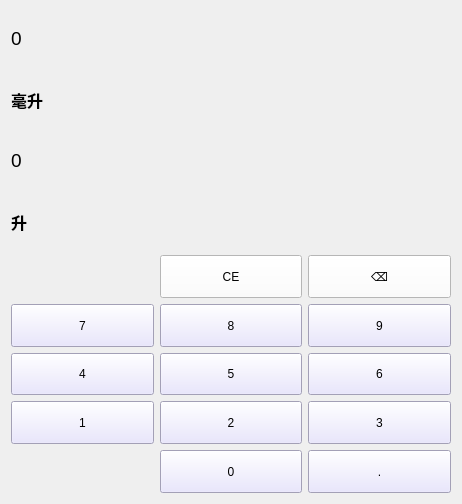
<?xml version="1.0" encoding="UTF-8"?>
<ui version="4.0">
 <class>Volume</class>
 <widget class="QWidget" name="Volume">
  <property name="geometry">
   <rect>
    <x>0</x>
    <y>0</y>
    <width>462</width>
    <height>504</height>
   </rect>
  </property>
  <property name="windowTitle">
   <string>Form</string>
  </property>
  <layout class="QVBoxLayout" name="verticalLayout_2">
   <item>
    <layout class="QVBoxLayout" name="verticalLayout">
     <item>
      <widget class="QLabel" name="labelML">
       <property name="font">
        <font>
         <family>Arial</family>
         <pointsize>14</pointsize>
        </font>
       </property>
       <property name="text">
        <string>0</string>
       </property>
      </widget>
     </item>
     <item>
      <widget class="QLabel" name="label_2">
       <property name="font">
        <font>
         <family>微软雅黑</family>
         <pointsize>12</pointsize>
         <weight>75</weight>
         <bold>true</bold>
        </font>
       </property>
       <property name="text">
        <string>毫升</string>
       </property>
      </widget>
     </item>
     <item>
      <widget class="QLabel" name="labelL">
       <property name="font">
        <font>
         <family>Arial</family>
         <pointsize>14</pointsize>
        </font>
       </property>
       <property name="text">
        <string>0</string>
       </property>
      </widget>
     </item>
     <item>
      <widget class="QLabel" name="label">
       <property name="font">
        <font>
         <family>微软雅黑</family>
         <pointsize>12</pointsize>
         <weight>75</weight>
         <bold>true</bold>
        </font>
       </property>
       <property name="text">
        <string>升</string>
       </property>
      </widget>
     </item>
    </layout>
   </item>
   <item>
    <layout class="QGridLayout" name="gridLayout_2">
     <item row="2" column="0">
      <widget class="QPushButton" name="btnNum4">
       <property name="sizePolicy">
        <sizepolicy hsizetype="Minimum" vsizetype="Minimum">
         <horstretch>0</horstretch>
         <verstretch>0</verstretch>
        </sizepolicy>
       </property>
       <property name="styleSheet">
        <string notr="true">QPushButton{
	font: 25 18pt &quot;Bahnschrift Light&quot;;
	background-color: rgb(228, 224, 255);
}

QPushButton::hover{
	background-color: rgb(177, 171, 255);
	color:black;
}

QPushButton::pressed{
	background-color: rgb(255, 255, 255);
	color:black;
}</string>
       </property>
       <property name="text">
        <string>4</string>
       </property>
      </widget>
     </item>
     <item row="3" column="0">
      <widget class="QPushButton" name="btnNum1">
       <property name="sizePolicy">
        <sizepolicy hsizetype="Minimum" vsizetype="Minimum">
         <horstretch>0</horstretch>
         <verstretch>0</verstretch>
        </sizepolicy>
       </property>
       <property name="styleSheet">
        <string notr="true">QPushButton{
	font: 25 18pt &quot;Bahnschrift Light&quot;;
	background-color: rgb(228, 224, 255);
}

QPushButton::hover{
	background-color: rgb(177, 171, 255);
	color:black;
}

QPushButton::pressed{
	background-color: rgb(255, 255, 255);
	color:black;
}</string>
       </property>
       <property name="text">
        <string>1</string>
       </property>
      </widget>
     </item>
     <item row="2" column="2">
      <widget class="QPushButton" name="btnNum6">
       <property name="sizePolicy">
        <sizepolicy hsizetype="Minimum" vsizetype="Minimum">
         <horstretch>0</horstretch>
         <verstretch>0</verstretch>
        </sizepolicy>
       </property>
       <property name="styleSheet">
        <string notr="true">QPushButton{
	font: 25 18pt &quot;Bahnschrift Light&quot;;
	background-color: rgb(228, 224, 255);
}

QPushButton::hover{
	background-color: rgb(177, 171, 255);
	color:black;
}

QPushButton::pressed{
	background-color: rgb(255, 255, 255);
	color:black;
}</string>
       </property>
       <property name="text">
        <string>6</string>
       </property>
      </widget>
     </item>
     <item row="0" column="1">
      <widget class="QPushButton" name="btnClearAll">
       <property name="sizePolicy">
        <sizepolicy hsizetype="Minimum" vsizetype="Minimum">
         <horstretch>0</horstretch>
         <verstretch>0</verstretch>
        </sizepolicy>
       </property>
       <property name="styleSheet">
        <string notr="true">QPushButton{
	font: 25 18pt &quot;Bahnschrift Light&quot;;
	background-color: rgb(255, 255, 255);
}

QPushButton::hover{
	background-color: rgb(177, 171, 255);
	color:black;
}

QPushButton::pressed{
	background-color: rgb(200, 127, 128);
	color:black;
}</string>
       </property>
       <property name="text">
        <string>CE</string>
       </property>
      </widget>
     </item>
     <item row="4" column="1">
      <widget class="QPushButton" name="btnNum0">
       <property name="sizePolicy">
        <sizepolicy hsizetype="Minimum" vsizetype="Minimum">
         <horstretch>0</horstretch>
         <verstretch>0</verstretch>
        </sizepolicy>
       </property>
       <property name="styleSheet">
        <string notr="true">QPushButton{
	font: 25 18pt &quot;Bahnschrift Light&quot;;
	background-color: rgb(228, 224, 255);
}

QPushButton::hover{
	background-color: rgb(177, 171, 255);
	color:black;
}

QPushButton::pressed{
	background-color: rgb(255, 255, 255);
	color:black;
}</string>
       </property>
       <property name="text">
        <string>0</string>
       </property>
      </widget>
     </item>
     <item row="1" column="2">
      <widget class="QPushButton" name="btnNum9">
       <property name="sizePolicy">
        <sizepolicy hsizetype="Minimum" vsizetype="Minimum">
         <horstretch>0</horstretch>
         <verstretch>0</verstretch>
        </sizepolicy>
       </property>
       <property name="styleSheet">
        <string notr="true">QPushButton{
	font: 25 18pt &quot;Bahnschrift Light&quot;;
	background-color: rgb(228, 224, 255);
}

QPushButton::hover{
	background-color: rgb(177, 171, 255);
	color:black;
}

QPushButton::pressed{
	background-color: rgb(255, 255, 255);
	color:black;
}</string>
       </property>
       <property name="text">
        <string>9</string>
       </property>
      </widget>
     </item>
     <item row="3" column="2">
      <widget class="QPushButton" name="btnNum3">
       <property name="sizePolicy">
        <sizepolicy hsizetype="Minimum" vsizetype="Minimum">
         <horstretch>0</horstretch>
         <verstretch>0</verstretch>
        </sizepolicy>
       </property>
       <property name="styleSheet">
        <string notr="true">QPushButton{
	font: 25 18pt &quot;Bahnschrift Light&quot;;
	background-color: rgb(228, 224, 255);
}

QPushButton::hover{
	background-color: rgb(177, 171, 255);
	color:black;
}

QPushButton::pressed{
	background-color: rgb(255, 255, 255);
	color:black;
}</string>
       </property>
       <property name="text">
        <string>3</string>
       </property>
      </widget>
     </item>
     <item row="2" column="1">
      <widget class="QPushButton" name="btnNum5">
       <property name="sizePolicy">
        <sizepolicy hsizetype="Minimum" vsizetype="Minimum">
         <horstretch>0</horstretch>
         <verstretch>0</verstretch>
        </sizepolicy>
       </property>
       <property name="styleSheet">
        <string notr="true">QPushButton{
	font: 25 18pt &quot;Bahnschrift Light&quot;;
	background-color: rgb(228, 224, 255);
}

QPushButton::hover{
	background-color: rgb(177, 171, 255);
	color:black;
}

QPushButton::pressed{
	background-color: rgb(255, 255, 255);
	color:black;
}</string>
       </property>
       <property name="text">
        <string>5</string>
       </property>
      </widget>
     </item>
     <item row="1" column="0">
      <widget class="QPushButton" name="btnNum7">
       <property name="sizePolicy">
        <sizepolicy hsizetype="Minimum" vsizetype="Minimum">
         <horstretch>0</horstretch>
         <verstretch>0</verstretch>
        </sizepolicy>
       </property>
       <property name="styleSheet">
        <string notr="true">QPushButton{
	font: 25 18pt &quot;Bahnschrift Light&quot;;
	background-color: rgb(228, 224, 255);
}

QPushButton::hover{
	background-color: rgb(177, 171, 255);
	color:black;
}

QPushButton::pressed{
	background-color: rgb(255, 255, 255);
	color:black;
}
</string>
       </property>
       <property name="text">
        <string>7</string>
       </property>
      </widget>
     </item>
     <item row="0" column="2">
      <widget class="QPushButton" name="btnDel">
       <property name="sizePolicy">
        <sizepolicy hsizetype="Minimum" vsizetype="Minimum">
         <horstretch>0</horstretch>
         <verstretch>0</verstretch>
        </sizepolicy>
       </property>
       <property name="styleSheet">
        <string notr="true">QPushButton{
	font: 25 18pt &quot;Bahnschrift Light&quot;;
	background-color: rgb(255, 255, 255);
}

QPushButton::hover{
	background-color: rgb(177, 171, 255);
	color:black;
}

QPushButton::pressed{
	background-color: rgb(200, 127, 128);
	color:black;
}</string>
       </property>
       <property name="text">
        <string>⌫</string>
       </property>
      </widget>
     </item>
     <item row="1" column="1">
      <widget class="QPushButton" name="btnNum8">
       <property name="sizePolicy">
        <sizepolicy hsizetype="Minimum" vsizetype="Minimum">
         <horstretch>0</horstretch>
         <verstretch>0</verstretch>
        </sizepolicy>
       </property>
       <property name="styleSheet">
        <string notr="true">QPushButton{
	font: 25 18pt &quot;Bahnschrift Light&quot;;
	background-color: rgb(228, 224, 255);
}

QPushButton::hover{
	background-color: rgb(177, 171, 255);
	color:black;
}

QPushButton::pressed{
	background-color: rgb(255, 255, 255);
	color:black;
}
</string>
       </property>
       <property name="text">
        <string>8</string>
       </property>
       <property name="checkable">
        <bool>false</bool>
       </property>
       <property name="autoDefault">
        <bool>false</bool>
       </property>
      </widget>
     </item>
     <item row="3" column="1">
      <widget class="QPushButton" name="btnNum2">
       <property name="sizePolicy">
        <sizepolicy hsizetype="Minimum" vsizetype="Minimum">
         <horstretch>0</horstretch>
         <verstretch>0</verstretch>
        </sizepolicy>
       </property>
       <property name="styleSheet">
        <string notr="true">QPushButton{
	font: 25 18pt &quot;Bahnschrift Light&quot;;
	background-color: rgb(228, 224, 255);
}

QPushButton::hover{
	background-color: rgb(177, 171, 255);
	color:black;
}

QPushButton::pressed{
	background-color: rgb(255, 255, 255);
	color:black;
}</string>
       </property>
       <property name="text">
        <string>2</string>
       </property>
      </widget>
     </item>
     <item row="4" column="2">
      <widget class="QPushButton" name="btnPeriod">
       <property name="sizePolicy">
        <sizepolicy hsizetype="Minimum" vsizetype="Minimum">
         <horstretch>0</horstretch>
         <verstretch>0</verstretch>
        </sizepolicy>
       </property>
       <property name="styleSheet">
        <string notr="true">QPushButton{
	font: 25 18pt &quot;Bahnschrift Light&quot;;
	background-color: rgb(228, 224, 255);
}

QPushButton::hover{
	background-color: rgb(177, 171, 255);
	color:black;
}

QPushButton::pressed{
	background-color: rgb(255, 255, 255);
	color:black;
}</string>
       </property>
       <property name="text">
        <string>.</string>
       </property>
      </widget>
     </item>
    </layout>
   </item>
  </layout>
 </widget>
 <resources/>
 <connections/>
</ui>
